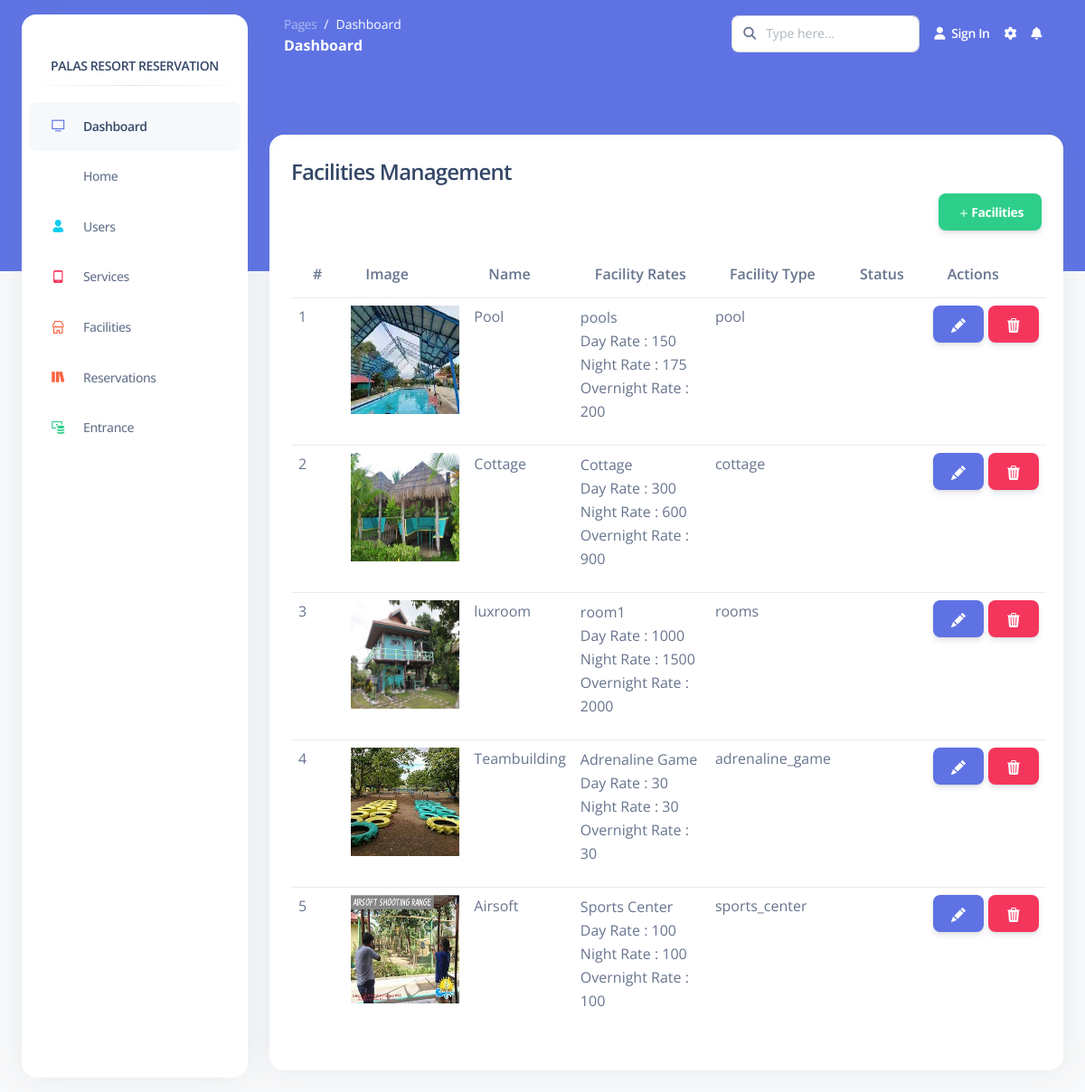
Screenshot of /Pages/admin/facilitiesMangement.php with the database file from the repository.
### tables this page shows
CREATE TABLE `facilities` (
  `id` bigint(20) UNSIGNED NOT NULL,
  `name` varchar(255) NOT NULL,
  `description` varchar(255) NOT NULL,
  `image` varchar(255) NOT NULL,
  `day_rate` double NOT NULL,
  `night_rate` double NOT NULL,
  `overnigth_rate` double NOT NULL,
  `facility_type` varchar(255) NOT NULL,
  `status` varchar(255) NOT NULL
);

### Functions/InnovatechAPIFunctions.php (called while the page is built, shortened)
<?php
    class InnovatechAPIFunctions{
        private $servername='localhost';
        private $username='root';
        private $password='';
        private $dbname='palasresort';
        private $mysqli='';
        public function __construct(){
            $this->mysqli = new mysqli($this->servername,$this->username,$this->password,$this->dbname);
        }
        public function select($table,$rows="*",$where = null){
            if ($where != null) {
                $sql="SELECT $rows FROM $table WHERE $where";
            }else{
                $sql="SELECT $rows FROM $table";
            }
            $this->sql = $result = $this->mysqli->query($sql);
        }
    }
?>

### Pages/admin/facilitiesMangement.php (the view, shortened to what this page needs)
<?php include('page/head.php'); ?>
<?php include('page/sidebar.php'); ?>
<main class="main-content position-relative border-radius-lg ">
      <?php include('page/navigationbar.php'); ?>
        <div class="container-fluid py-4">
            <div class="card" style="margin-top:50px;">
              <div class="card-body">
                  <div class="card-title">
                    <h4 class="card-title">Facilities Management</h4>
                    <div class="d-flex flex-row-reverse">
                      <button type="button" class="btn btn-success" data-bs-toggle="modal" data-bs-target="#exampleModal">
                      <svg xmlns="http://www.w3.org/2000/svg" width="16" height="16" fill="currentColor" class="bi bi-plus" viewBox="0 0 16 16">
                        <path d="M8 4a.5.5 0 0 1 .5.5v3h3a.5.5 0 0 1 0 1h-3v3a.5.5 0 0 1-1 0v-3h-3a.5.5 0 0 1 0-1h3v-3A.5.5 0 0 1 8 4z"/>
                      </svg>Facilities
                    </button>
                    </div>
                  </div>
                  <table class="table table-hover">
                    <thead>
                      <tr >
                      <th scope="col">#</th>
                        <th scope="col">Image</th>
                        <th scope="col">Name</th>
                        <th scope="col">Facility Rates</th>
                        <th scope="col">Facility Type</th>
                        <th scope="col">Status</th>
                        <th scope="col">Actions</th>
                      </tr>
                    </thead>
                    <tbody>
                    <tbody>
                      <?php
                          include('../../Functions/InnovatechAPIFunctions.php');
                          $newAPIFunctions = new InnovatechAPIFunctions();
                          $newAPIFunctions->select("facilities","*");
                          $userLists = $newAPIFunctions->sql;
                          $index = 1;
                          while ($data = mysqli_fetch_assoc($userLists)){
                      ?>
                          <tr>
                              <td><?php echo $index; ?></td>
                              <td><img alt="Chania" width="120" height="120" src="./facilitiesimage/images/<?php echo $data['image']; ?>"></td>
                              <td><?php echo $data["name"]; ?></td>
                              <td class="text-wrap"><p> <?php echo $data["description"]." <br> Day Rate : ". $data["day_rate"]." <br> Night Rate : ". $data["night_rate"] . " <br> Overnight Rate : ". $data["overnigth_rate"]?></p></td>
                              <td><?php echo $data["facility_type"]; ?></td>
                              <td><?php echo $data["status"]; ?></td>
                              <td><button style="margin-right:5px;" type="button" class="btn btn-primary" id="edit" data-id="<?php echo $data['id']; ?>">
                            </button><button type="button" class="btn btn-danger" data-id="<?php echo $data['id']; ?>" id="delete"></button></td>
                          </tr>
                          <?php $index++; } ?>
                    </tbody>
                  </table>
              </div>
            </div>
        </div>
</main>
<?php include('page/scripts.php'); ?>

### rows the page displays
facilities: image (picture), name "Pool", description "pools", day_rate "150", night_rate "175", overnigth_rate "200", facility_type "pool"
facilities: image (picture), name "Cottage", description "Cottage", day_rate "300", night_rate "600", overnigth_rate "900", facility_type "cottage"
facilities: image (picture), name "luxroom", description "room1", day_rate "1000", night_rate "1500", overnigth_rate "2000", facility_type "rooms"
facilities: image (picture), name "Teambuilding", description "Adrenaline Game", day_rate "30", night_rate "30", overnigth_rate "30", facility_type "adrenaline_game"
facilities: image (picture), name "Airsoft", description "Sports Center", day_rate "100", night_rate "100", overnigth_rate "100", facility_type "sports_center"
